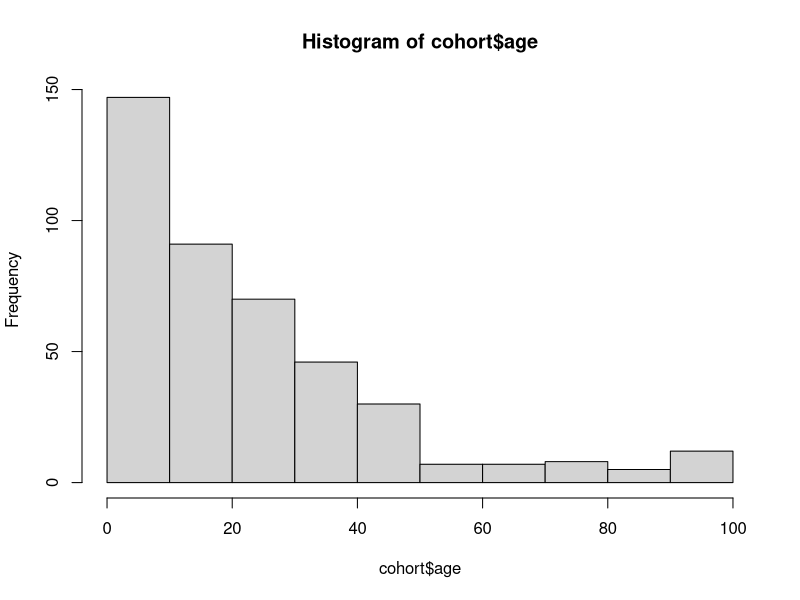

Here is the R script that generated this plot: (Note: this script raises an error after producing the figure.)
#############################
#Author: Veronica Malizia
#Date: 27/11/2021
#R version: 3.6.1

#This will generate a first toy model for human demography (with age/birth/deaths)
#Data: 
# - Initial cohort population from WORMSIM input file
# - Death_rates_Uganda_2019 specific by age (from: https://apps.who.int/gho/data/view.searo.61730?lang=en)

#############################
rm(list = ls())

library(tidyverse)
library(readxl)
library(foreach)
library(doParallel)

################
#Initial population
#Starting with the initial cohort
################
pop0 <- read_xlsx("Initial population.xlsx")
death_rates <- read.csv("death_rates_Uganda_2019.csv")
prob_death <- read.csv("prob_death_Uganda_2019.csv")
le <- 60 #Life expectancy (Uganda)

cohort <- tibble(age = round(c(runif(pop0$N_males[1], 0, pop0$Age_limit[1]),
                               runif(pop0$N_females[1], 0, pop0$Age_limit[1]))),
                 sex = c(rep(0, pop0$N_males[1]), rep(1, pop0$N_females[1]))) #Sub-Saharan Africa
#0=male, 1=female
for(i in 2:nrow(pop0)){
  tmp <- tibble(age = round(c(runif(pop0$N_males[i], pop0$Age_limit[i-1]+1, pop0$Age_limit[i]),
                              runif(pop0$N_females[i], pop0$Age_limit[i-1]+1, pop0$Age_limit[i]))),
                sex = c(rep(0, pop0$N_males[i]), rep(1, pop0$N_females[i])))
  cohort <- rbind(cohort, tmp) 
}

hist(cohort$age)

##Parameters
T <- 200 #number of years
ts <- T*12
birth_rate <- 34.8 #37 is crude annual birth rate Uganda, 34.8 for Sub-Saharan Africa (per 1000 individuals)
max.pop <- 700
#annual time step

seeds <- 10
writeLines(c(""), "Sink_demography.txt") #initiate log file
writeLines(c(""), "Find_bug.txt") #initiate log file

cluster <- makeCluster(min(parallel::detectCores(logical = FALSE), seeds))
registerDoParallel(cluster)

results <- foreach(k = 1:seeds,
                   .inorder = TRUE,
                   .errorhandling = "remove",
                   #.combine = bind_rows,
                   .packages = c("tidyverse")) %dopar% {
                     #for each seed:
                     
                     #Time step events, for each individual
                     #Initialize
                     pop <- cohort
                     N <- nrow(pop)
                     
                     for(t in 1:ts){ 
                       
                       sink("Sink_demography.txt", append=TRUE)
                       cat(paste(Sys.time(), ": Starting seed", k, "time step", t, "\n", sep = " "))
                       sink()
                       
                       #The reaper(acts annually)
                       if(t %in% seq(1, ts, 12) & nrow(pop)>max.pop)
                         pop <- slice_sample(pop, prop = 0.9)
                       
                       #Births
                       #for now birth rate does not depend on age-specific female fertility 
                       births <- rpois(1, (birth_rate*(nrow(pop)/1000))/12)
                       nb <- tibble(age=rep(0, births),
                                    sex=as.numeric(rbernoulli(births, 0.5))) #new born
                       
                       pop <- bind_rows(pop, nb)
                       
                       #Deaths
                       ag <- as.numeric(cut(pop$age, c(-1, prob_death$Age_hi))) #age groups
                       # pop <- pop %>%
                       #   mutate(ag = ag)
                       dead <- c()
                       for(i in 1:nrow(pop)){
                         if(pop$sex[i]==0){
                           if(rbernoulli(1, p=prob_death[ag[i], "Male"]/12))
                             dead <- c(dead, i)
                         }
                         if(pop$sex[i]==1){
                           if(rbernoulli(1, p=prob_death[ag[i], "Female"]/12))
                             dead <- c(dead, i)
                         }    
                       }
                       
                       if(length(dead>0))
                         pop <- pop[-dead,]
                       
                       #Update age
                       pop$age <- pop$age + 1/12
                       N <- c(N, nrow(pop))
                       
                       # sink("Find_bug.txt", append=TRUE)
                       # cat(paste(Sys.time(), ": Time step", t, "NB:",
                       #           births, "deads", length(dead), "Pop size:", nrow(pop), "\n", sep = " "))
                       # sink()
                     }
                     
                     res <- tibble(time = 0:ts,
                                   seed = rep(k, (ts+1)),
                                   pop_size = N)
                   }
                      
stopCluster(cluster)

#Collating results
res <- bind_rows(results)

#Average results over simulations
avg_res <- res %>%
  group_by(time) %>%
  summarise(N = mean(pop_size))
            
ggplot(res) +
  geom_line(aes(x=time, y=pop_size, group = seed), color = "grey20", alpha = 0.3) +
  geom_line(data=avg_res, aes(x=time, y=N), size=1) +
  scale_y_continuous(name = "Population size (counts)",
                     breaks = seq(0, 1000, 200),
                     #limits = c(0, 1000),
                     expand = c(0, 0)) +
  scale_x_continuous(name = "Time [years]",
                     limits = c(0, ts),
                     expand = c(0, 0)) +
  expand_limits(x = 0,y = 0)

hist(cohort$age)
hist(pop$age, breaks = c(0, prob_death$Age_hi[-c(1, nrow(prob_death))]))

#Saving image
tiff("Demography_monthlyts.tif", width=7, height=6, units = "in", res = 300)
ggplot(res) +
  geom_line(aes(x=time, y=pop_size, group = seed), color = "grey20", alpha = 0.3) +
  geom_line(data=avg_res, aes(x=time, y=N), size=1) +
  scale_y_continuous(name = "Population size (counts)",
                     breaks = seq(0, 1000, 200),
                     limits = c(0, 1000),
                     expand = c(0, 0)) +
  scale_x_continuous(name = "Time [months]",
                     limits = c(0, ts),
                     expand = c(0, 0)) +
  expand_limits(x = 0,y = 0)
dev.off()


plot(N, type='l')
